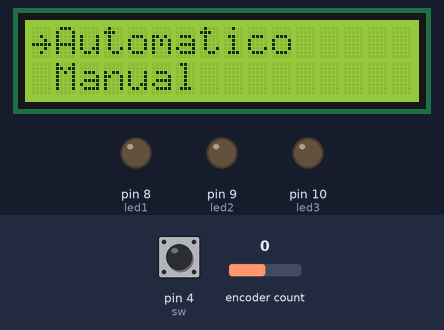
Bench run of a program on a simulated Arduino Uno, built with avr-gcc and run on an emulated ATmega328P. Shown: 16×2 character LCD, output pins drawn as LEDs (lit = HIGH). The inputs (shaded band) are chosen by the test bench; at power-on: encoder count 0, pin 4 (sw) HIGH. EEPROM starts erased; what the program prints to the serial monitor is not drawn.

Above: at 1.3 s.
1.4 s: encoder count set to 1
At 2.2 s:
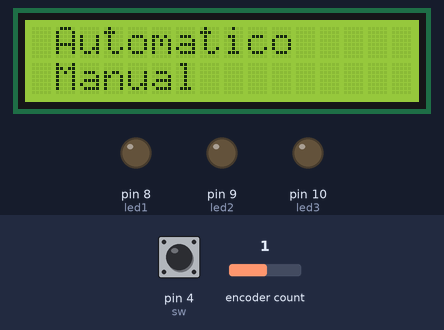
2.9 s: encoder count set to 2
At 3.4 s:
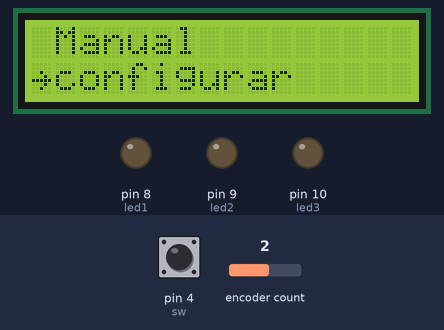
4.4 s: pin 4 (sw) pulled LOW for 3.2 s
At 8.8 s:
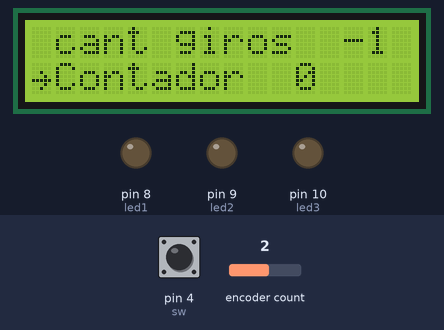
9.1 s: encoder count set to 1
At 10.3 s:
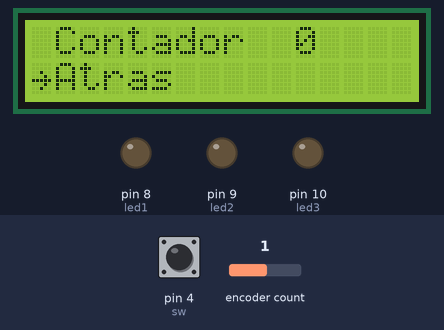
10.6 s: encoder count set to 0
At 11.0 s:
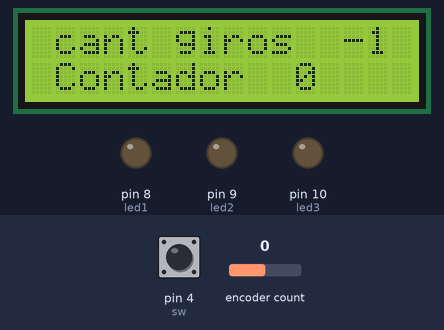
Timing chart, 0 to 13.6 s (numbered marks = the images above; inputs shaded):
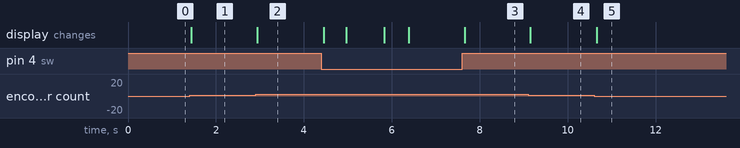

Measured:
- after the input at 1.4 s, the display: changes at once (image 1)
- after the input at 2.9 s, the display: changes at once (image 2)
- after the input at 4.4 s, the display: first changes after 0.06 s (image 3 shows a later state)
- after the input at 9.1 s, the display: changes at once (image 4)
- after the input at 10.6 s, the display: changes after 0.06 s (image 5)

The program:

main.cpp
```cpp
/**********************************
 *  LaBuhardillaDelLoco.xyz
 *  http://bit.ly/2MTrGne
 *
 **********************************/


#include <Arduino.h>
#include <encoder_conf.h>
#include <menu_conf.h>
#include <control.h>
#include <EEPROM.h>

// LCD I2C


unsigned int cantidadGiros = 25;

//LEDS
#define led1 8
#define led2 9
#define led3 10
#define DIRECCION_EEPROM 10


int led_seleccionado = 0;

//Funciones:::::
void selectOption(){
  if(digitalRead(sw) == LOW){
      menu.call_function(1);
      //Serial.println(menu.call_function(1));
      delay(500);

  }
}

void saveIntEeprom(int address, int number)
{
  byte byte1 = number >> 8;
  byte byte2 = number & 0xFF;
  EEPROM.write(address, byte1);
  EEPROM.write(address + 1, byte2);
}

int cargarIntEeprom(int address)
{
  byte byte1 = EEPROM.read(address);
  byte byte2 = EEPROM.read(address + 1);
  return (byte1 << 8) + byte2;
}


void fn_led3(){
  menu.change_screen(2);
  menu.set_focusedLine(0);
  led_seleccionado = 3;
}


void fn_on(){

  switch(led_seleccionado){
    case 3:
      digitalWrite(led3,HIGH);
      break;
  }

}


void fn_off(){
  switch(led_seleccionado){
    case 3:
      digitalWrite(led3,LOW);
      break;
  }
}


void cambiarValor() {

  int valor = posicion;
  lcd.setCursor (13, 0); lcd.print(variable);
  lcd.setCursor (0, 0); lcd.print(" ");
  lcd.setCursor (12, 0); lcd.write((uint8_t)14);

  while (1){

    button1.tick();

    posicion = position();

    if (posicion > oldPosition) {
        variable++;
        lcd.setCursor (13, 0); lcd.print("    ");
        lcd.setCursor (13, 0); lcd.print(variable);
      } else if (posicion < oldPosition) {
        variable--;
        lcd.setCursor (13, 0); lcd.print("    ");
        lcd.setCursor (13, 0); lcd.print(variable);
      }
      oldPosition=posicion;
      //Serial.println(String (variable) +"  "+ String(posicion));

      if (estadoSalida == true){
        break;
      }


  }
  saveIntEeprom(DIRECCION_EEPROM, variable);
  estadoSalida = false;
  myEnc.write(valor);
  posicion = valor;
  oldPosition= valor;
  menu.update();

}

void automatico() {

  cont = 0;

  lcd.setCursor (0, 0); lcd.print("");
  lcd.setCursor (14, 0); lcd.write(3);
  lcd.setCursor (12, 0); lcd.write((uint8_t)14);

  lcd.setCursor (9, 1); lcd.print("T"); lcd.print(variable);
  lcd.setCursor (13, 1); lcd.print(cont);
  digitalWrite(10,1);
  while (1){

    button1.tick();
    if (falling(7) == true){
      cont++;
      contadorGlobal++;
      lcd.setCursor (13, 1); lcd.print(cont);
    }

    if (estadoSalida == true || cont >= variable){
      digitalWrite(10,0);
      break;
    }
  }

  estadoSalida = false;
  menu.update();
}

void manual() {

  cont = 0;

  lcd.setCursor (0, 1); lcd.print(" ");
  lcd.setCursor (14, 1); lcd.write(3);
  lcd.setCursor (12, 1); lcd.write((uint8_t)14);

  digitalWrite(10,1);
  while (1){

    button1.tick();
    if (estadoSalida == true ){
      digitalWrite(10,0);
      break;
    }
  }
  estadoSalida = false;
  menu.update();
}

void fn_atras(){
  menu.change_screen(1);
  menu.set_focusedLine(0);
}

void cambioPantalla() {
  menu.change_screen(2);
  menu.set_focusedLine(0);
}

void resetContador(){
  unsigned long momento = millis();
  lcd.setCursor (0, 1); lcd.print(" ");
  lcd.setCursor (10, 1); lcd.write((uint8_t)14);
  while (digitalRead(sw) == 0){
    if (millis()- momento >= 5000){
      contadorGlobal=0;
      break;
    }
  }
  menu.update();
}


void setup() {

  myEnc.write(oldPosition);

  button1.attachClick(click1);
  button1.attachLongPressStart(longPressStart1);

  Serial.begin(9600);

  pinMode(led1,OUTPUT);
  pinMode(led2,OUTPUT);
  pinMode(led3,OUTPUT);

  pinMode(sw,INPUT_PULLUP);

  variable = cargarIntEeprom(DIRECCION_EEPROM);

  lcd.init();
  //lcd.begin();
  lcd.backlight();
  lcd.createChar(3, check);


  menu.init();

  linea1.set_focusPosition(Position::LEFT);
  linea2.set_focusPosition(Position::LEFT);
  //linea3.set_focusPosition(Position::LEFT);
  linea4.set_focusPosition(Position::LEFT);

  linea1.attach_function(1, automatico);
  linea2.attach_function(1, manual);
  //linea3.attach_function(1, fn_led3);
  linea4.attach_function(1, cambioPantalla);

  menu.add_screen(pantalla1);


/*
  linea1_2.set_focusPosition(Position::LEFT);
  linea2_2.set_focusPosition(Position::LEFT);
  linea3_2.set_focusPosition(Position::LEFT);

  linea1_2.attach_function(1, fn_on);
  linea2_2.attach_function(1, fn_off);
  linea3_2.attach_function(1, fn_atras);

  menu.add_screen(pantalla2);
*/
  linea1_3.set_focusPosition(Position::LEFT);
  linea2_3.set_focusPosition(Position::LEFT);
  linea3_3.set_focusPosition(Position::LEFT);
  //linea4_3.set_focusPosition(Position::LEFT);

  linea1_3.attach_function(1, cambiarValor);
  linea2_3.attach_function(1, resetContador);
  linea3_3.attach_function(1, fn_atras);

  menu.add_screen(pantalla3);


  pantalla1.set_displayLineCount(2);
  //pantalla2.set_displayLineCount(2);
  pantalla3.set_displayLineCount(2);

 //menu.set_focusedLine(0);

  menu.update();

}

void loop() {

  button1.tick();
  selectOption();

 //aState = digitalRead(outputA);
  posicion = position();
  //Serial.println(posicion);

    if (posicion != oldPosition){
      if (posicion > oldPosition) {
        menu.switch_focus(false);
      } else if (posicion < oldPosition) {
        menu.switch_focus(true);
      }
      menu.update();
      oldPosition = posicion;
  }
 // Serial.print(aState);*/

 //delay(10);

}
```

control.h
```cpp
unsigned long t;
bool m[30]  =   {0,0,0,0,0,0,0,0,0,0,0,0,0,0,0,0,0,0,0,0,0,0,0,0,0,0,0,0,0,0};
bool dc[30] =   {0,0,0,0,0,0,0,0,0,0,0,0,0,0,0,0,0,0,0,0,0,0,0,0,0,0,0,0,0,0};
bool df[30] =   {1,1,1,1,1,1,1,1,1,1,1,1,1,1,1,1,1,1,1,1,1,1,1,1,1,1,1,1,1,1};
bool mc[30] =   {0,0,0,0,0,0,0,0,0,0,0,0,0,0,0,0,0,0,0,0,0,0,0,0,0,0,0,0,0,0};
bool mf[30] =   {1,1,1,1,1,1,1,1,1,1,1,1,1,1,1,1,1,1,1,1,1,1,1,1,1,1,1,1,1,1};
bool deld[30] = {0,0,0,0,0,0,0,0,0,0,0,0,0,0,0,0,0,0,0,0,0,0,0,0,0,0,0,0,0,0};

    bool rising(byte x)
    {

        if (digitalRead(x) == 1 && dc[x] == 0) //0
                {
                  dc[x] = 1;
                  //delay(20);
                  return 1;
                }
        else if (digitalRead(x) == 1 && dc[x] == 1) //
                {
                  //dc[x] = 0;
                  return 0;
                }

        else if (digitalRead(x) == 0  && dc[x] == 1) //
                {
                  dc[x] = 0;
                  return 0;
                }

        else if (digitalRead(x)== 0 && dc[x] == 0)
                {
                   return 0;
                }
    }

    bool falling(byte x)
    {
        if (digitalRead(x) == 0 && df[x] == 0) //0
                {
                  df[x] = 1;
                  //delay(20);
                  return 1;
                }
        else if (digitalRead(x) == 0 && df[x] == 1) //
                {
                  //dc[x] = 0;
                  return 0;
                }

        else if (digitalRead(x) == 1  && df[x] == 1) //
                {
                  df[x] = 0;
                  return 0;
                }
    }

void reset_t(unsigned long *tempo)
    {
      *tempo= millis();
    }

bool tiempos(int ti, int te, unsigned long tempo)
    {
        if (millis()-tempo >= ti && millis()-tempo <=te)
        {
           return 1;
        }
        else
        {
            return 0;
        }

    }

bool rising_m(bool x, byte dir)
{
    if (x == 1 && mc[dir] == 0)
            {
              mc[dir] = 1;
              return 1;
            }
    else if (x == 1 && mc[dir] == 1)
            {
              return 0;
            }

    else if (x == 0  && mc[dir] == 1)
            {
              mc[dir] = 0;
              return 0;
            }
    else if (x == 0 && mc[dir] == 0)
    {
            return 0;
    }
}

bool falling_m(bool y, byte dir)
{

    if (y == 0 && mf[dir] == 0) //0
            {
              mf[dir] = 1;
              return 1;
            }
    else if (y == 0 && mf[dir] == 1) //
            {
              return 0;
            }

    else if (y == 1  && mf[dir] == 1) //
            {
              mf[dir] = 0;
              return 0;
            }
    else if (y == 1 && mc[dir] == 0)
    {
            return 0;
    }
}

bool t_on (bool in, int tiempo, unsigned long temporizador)
{
  if (millis()-temporizador >= tiempo && in == 1)
  {
      return 1;
  }
  else
  {
      return 0;
  }
}

bool t_off (bool in, int tiempo, unsigned long temporizador)
{
  if (millis()-temporizador >= tiempo && in == 1)
  {
      return 0;
  }
  else
  {
      return 1;
  }
}

void contador  (unsigned int *cont, unsigned int maximo)
{
    if (*cont < maximo)
    {
        //if(*act ==1)
        //{
        *cont+=1;
            //*act = 0;
        //}
    }
}

void reset_contador(unsigned int *cont)
{
    *cont=0;
}

float presion(float analog, float relacion, float vmax)
{
    float vout = analog*relacion;
    float psi  = (((vout/vmax)-0.1)/0.6667)*145.038;
    return psi;


}

float calibracion(float pres, float v_real)
{
    float calibrado = v_real/pres;
    return calibrado;
}
```

encoder_conf.h
```cpp
#include <Encoder.h>
#include <OneButton.h>

#define sw 4

OneButton button1(sw, true);
Encoder myEnc(2, 3);

long posicion =0;
long oldPosition  = 64000;

int aState;
int aLastState;

bool estadoSalida = false;


long position(){
  long newPosition = myEnc.read()/4;
  /*if (newPosition != oldPosition) {
    oldPosition = newPosition;
  }*/
  return newPosition;
}


void click1() {
  Serial.println("Button 1 click.");
}

void longPressStart1() {
    estadoSalida =true;
    Serial.println("Button 1 longPress start");
}
```

menu_conf.h
```cpp
#include <LiquidCrystal_I2C.h>
#include <LiquidMenu.h>
#include <string.h>

uint8_t check[8] = {0x0,0x1,0x3,0x16,0x1c,0x8,0x0};
int cont = 0;
int variable = 25;
unsigned int contadorGlobal = 0;

LiquidCrystal_I2C lcd(0x3F, 16, 2);

LiquidLine linea1(1, 0, "Automatico");
LiquidLine linea2(1, 1, "Manual");
//LiquidLine linea3(1, 0, "Detener");
LiquidLine linea4(1, 1, "configurar");
LiquidScreen pantalla1(linea1,linea2/*,linea3*/,linea4);
/*
LiquidLine linea1_2(1, 0, "ON");
LiquidLine linea2_2(1, 1, "OFF");
LiquidLine linea3_2(1, 0, "Atras");
LiquidScreen pantalla2(linea1_2,linea2_2,linea3_2);
*/


LiquidLine linea1_3(1, 0, "cant giros  ", variable);
LiquidLine linea2_3(1, 1, "Contador  ", contadorGlobal);
LiquidLine linea3_3(1, 0, "Atras");
//LiquidLine linea4_3(1, 1, "Atras");
LiquidScreen pantalla3(linea1_3,linea2_3,linea3_3/*, linea4_3*/);

LiquidMenu menu(lcd,pantalla1/*,pantalla2*/, pantalla3);
```
